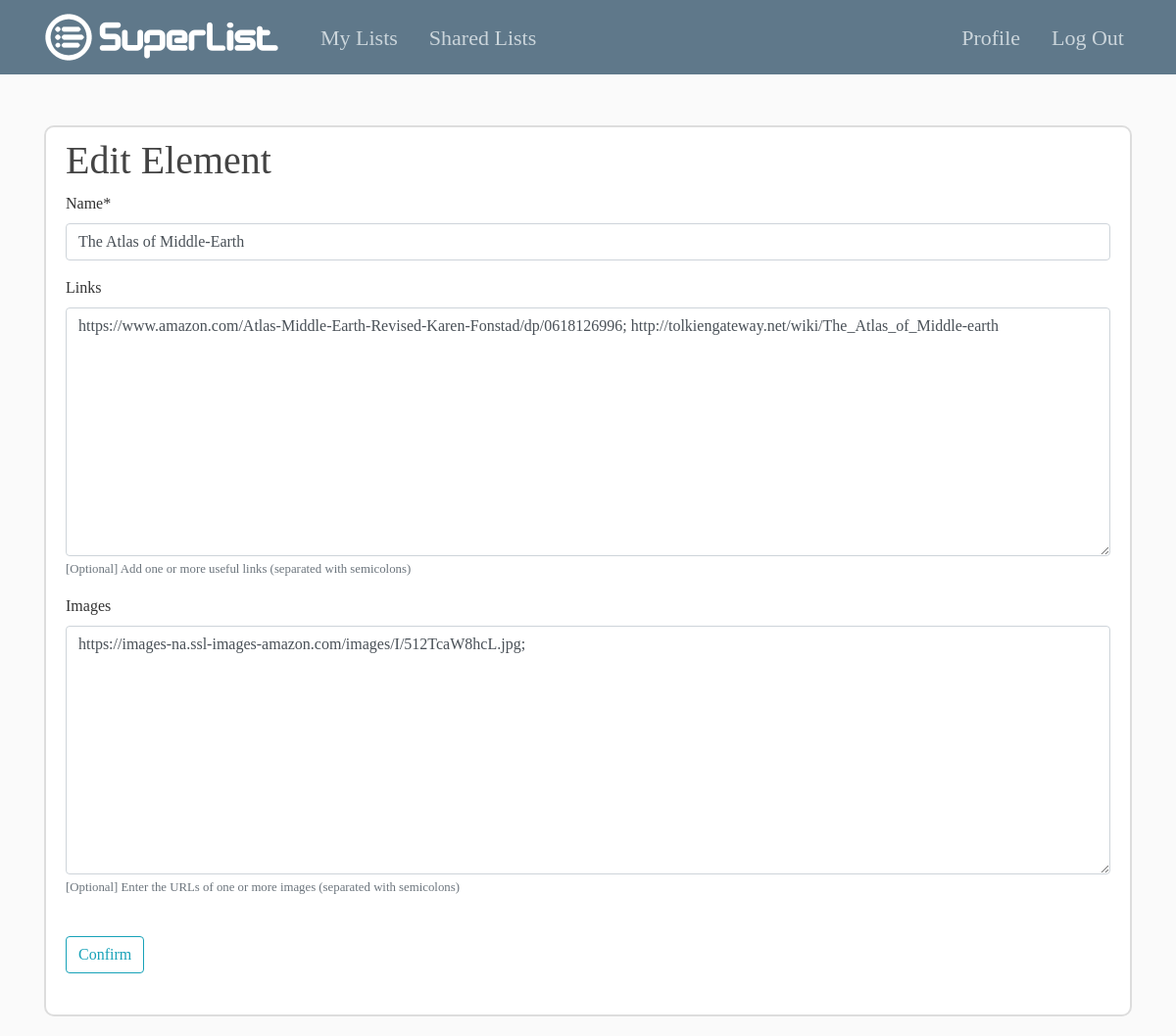
/element/3/update (signed in), run on the app's committed database.
### listApp/models.py (models this page shows, shortened)
class Element(models.Model):
	theList = models.ForeignKey(List, on_delete = models.CASCADE)
	author = models.ForeignKey(User, on_delete = models.CASCADE)
	name = models.CharField(max_length = 500)
	links = models.TextField(help_text = '[Optional] Add one or more useful links (separated with semicolons)', blank=True)
	images = models.TextField(help_text = '[Optional] Enter the URLs of one or more images (separated with semicolons)', blank=True)

### listApp/views.py (the view, shortened to what this page needs)
# urls.py: path('element/<int:pk>/update', ElementsUpdateView.as_view(), name = "element-update"),
@method_decorator(login_required, name='dispatch')
class ElementsUpdateView(UserPassesTestMixin, UpdateView):
    model = Element
    template_name = 'listApp/form_update_elem.html'
    fields = ['name', 'links', 'images']
    def test_func(self):
        currElem = self.get_object()
        if self.request.user == currElem.author:
            return True
        return False

### listApp/templates/listApp/form_update_elem.html (shortened to what this page needs)
{% extends "listApp/base.html" %}
{% load crispy_forms_tags %}
{% block content %}
	<br />
	<div class="content-section">
		<h1 style="font-family: Designer Block"> Edit Element</h1>
		<form method="POST">
			<fieldset class="form-group">
				{{ form | crispy }}
				<br />
				<div class="form-group">
					<button class="btn btn-outline-info">Confirm</button>
				</div>
			</fieldset>
		</form>
	</div>
{% endblock content %}

### listApp/static/listApp/main.css (style rules this page uses)
body { background: #fafafa; color: #333333; margin-top: 5rem; }
h1, h2, h3, h4, h5, h6 { color: #444444; }
.content-section { background: #ffffff; padding: 10px 20px; border: 2px solid #dddddd; border-radius: 10px; margin-bottom: 20px; }

### data on the page
Element: name "The Atlas of Middle-Earth", links "https://www.amazon.com/Atlas-Middle-Earth-Revised-Karen-Fonstad/dp/0618126996; http://tolkiengateway.net/wiki/The_Atlas_of_Middle-earth", images "https://images-na.ssl-images-amazon.com/images/I/512TcaW8hcL.jpg;"
